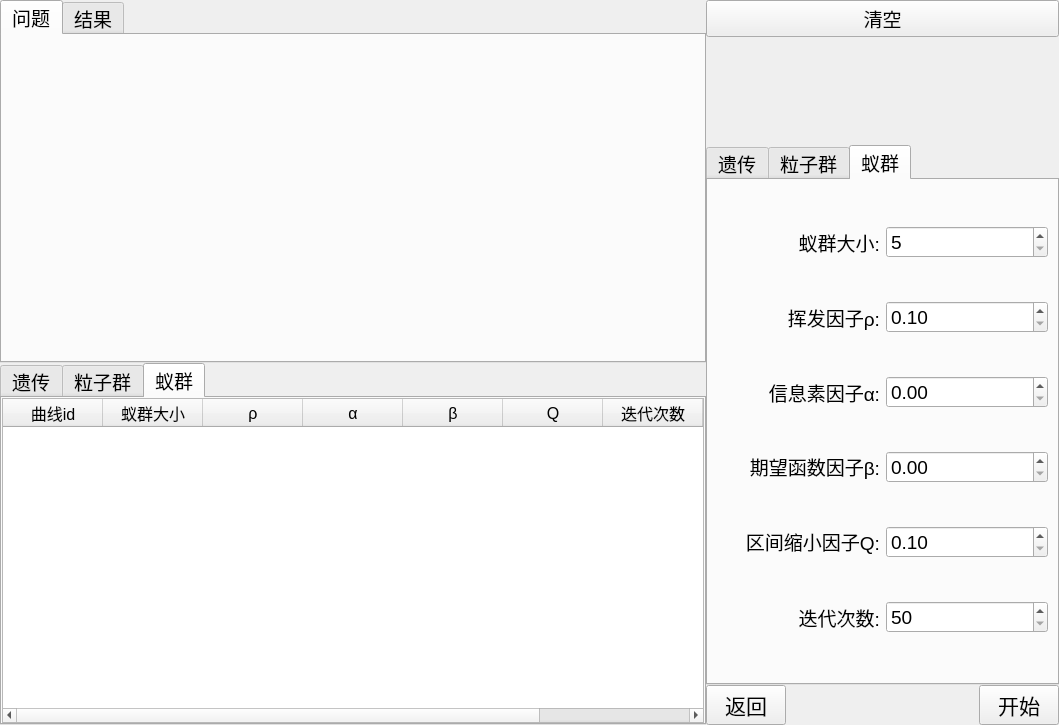
<?xml version="1.0" encoding="UTF-8"?>
<ui version="4.0">
 <class>Func_Comp</class>
 <widget class="QWidget" name="Func_Comp">
  <property name="geometry">
   <rect>
    <x>0</x>
    <y>0</y>
    <width>1059</width>
    <height>725</height>
   </rect>
  </property>
  <property name="windowTitle">
   <string>Form</string>
  </property>
  <layout class="QHBoxLayout" name="horizontalLayout_4" stretch="2,1">
   <property name="spacing">
    <number>0</number>
   </property>
   <property name="leftMargin">
    <number>0</number>
   </property>
   <property name="topMargin">
    <number>0</number>
   </property>
   <property name="rightMargin">
    <number>0</number>
   </property>
   <property name="bottomMargin">
    <number>0</number>
   </property>
   <item>
    <layout class="QVBoxLayout" name="verticalLayout_9" stretch="1,1">
     <property name="spacing">
      <number>0</number>
     </property>
     <item>
      <widget class="QWidget" name="PlotWidget" native="true">
       <layout class="QVBoxLayout" name="verticalLayout_8">
        <property name="spacing">
         <number>0</number>
        </property>
        <property name="leftMargin">
         <number>0</number>
        </property>
        <property name="topMargin">
         <number>0</number>
        </property>
        <property name="rightMargin">
         <number>0</number>
        </property>
        <property name="bottomMargin">
         <number>0</number>
        </property>
        <item>
         <widget class="QTabWidget" name="PlotTabWidget">
          <property name="font">
           <font>
            <pointsize>14</pointsize>
           </font>
          </property>
          <property name="currentIndex">
           <number>0</number>
          </property>
          <widget class="QWidget" name="proPlotWidget">
           <property name="font">
            <font>
             <pointsize>12</pointsize>
            </font>
           </property>
           <attribute name="title">
            <string>问题</string>
           </attribute>
           <layout class="QHBoxLayout" name="horizontalLayout">
            <property name="spacing">
             <number>0</number>
            </property>
            <property name="leftMargin">
             <number>0</number>
            </property>
            <property name="topMargin">
             <number>0</number>
            </property>
            <property name="rightMargin">
             <number>0</number>
            </property>
            <property name="bottomMargin">
             <number>0</number>
            </property>
            <item>
             <widget class="QCustomPlot" name="proPlot" native="true"/>
            </item>
           </layout>
          </widget>
          <widget class="QWidget" name="resPlotWidget">
           <attribute name="title">
            <string>结果</string>
           </attribute>
           <layout class="QVBoxLayout" name="verticalLayout">
            <property name="spacing">
             <number>0</number>
            </property>
            <property name="leftMargin">
             <number>0</number>
            </property>
            <property name="topMargin">
             <number>0</number>
            </property>
            <property name="rightMargin">
             <number>0</number>
            </property>
            <property name="bottomMargin">
             <number>0</number>
            </property>
            <item>
             <widget class="QCustomPlot" name="resPlot" native="true"/>
            </item>
           </layout>
          </widget>
         </widget>
        </item>
       </layout>
      </widget>
     </item>
     <item>
      <widget class="QWidget" name="ResWidget" native="true">
       <property name="font">
        <font>
         <pointsize>9</pointsize>
        </font>
       </property>
       <layout class="QVBoxLayout" name="verticalLayout_6">
        <property name="spacing">
         <number>0</number>
        </property>
        <property name="leftMargin">
         <number>0</number>
        </property>
        <property name="topMargin">
         <number>0</number>
        </property>
        <property name="rightMargin">
         <number>0</number>
        </property>
        <property name="bottomMargin">
         <number>0</number>
        </property>
        <item>
         <widget class="QTabWidget" name="ResTabWidget">
          <property name="font">
           <font>
            <pointsize>14</pointsize>
           </font>
          </property>
          <property name="currentIndex">
           <number>2</number>
          </property>
          <widget class="QWidget" name="GA_Res">
           <property name="font">
            <font>
             <pointsize>12</pointsize>
            </font>
           </property>
           <attribute name="title">
            <string>遗传</string>
           </attribute>
           <layout class="QVBoxLayout" name="verticalLayout_3">
            <property name="spacing">
             <number>0</number>
            </property>
            <property name="leftMargin">
             <number>0</number>
            </property>
            <property name="topMargin">
             <number>0</number>
            </property>
            <property name="rightMargin">
             <number>0</number>
            </property>
            <property name="bottomMargin">
             <number>0</number>
            </property>
            <item>
             <widget class="QTableWidget" name="GAResTable">
              <column>
               <property name="text">
                <string>曲线id</string>
               </property>
              </column>
              <column>
               <property name="text">
                <string>种群大小</string>
               </property>
              </column>
              <column>
               <property name="text">
                <string>交叉概率</string>
               </property>
              </column>
              <column>
               <property name="text">
                <string>变异概率</string>
               </property>
              </column>
              <column>
               <property name="text">
                <string>迭代次数</string>
               </property>
              </column>
              <column>
               <property name="text">
                <string>最优值</string>
               </property>
              </column>
              <column>
               <property name="text">
                <string>是否显示</string>
               </property>
              </column>
             </widget>
            </item>
           </layout>
          </widget>
          <widget class="QWidget" name="PSO_Res">
           <property name="font">
            <font>
             <pointsize>12</pointsize>
            </font>
           </property>
           <attribute name="title">
            <string>粒子群</string>
           </attribute>
           <layout class="QVBoxLayout" name="verticalLayout_4">
            <property name="spacing">
             <number>0</number>
            </property>
            <property name="leftMargin">
             <number>0</number>
            </property>
            <property name="topMargin">
             <number>0</number>
            </property>
            <property name="rightMargin">
             <number>0</number>
            </property>
            <property name="bottomMargin">
             <number>0</number>
            </property>
            <item>
             <widget class="QTableWidget" name="PSOResTable">
              <property name="font">
               <font>
                <pointsize>12</pointsize>
               </font>
              </property>
              <column>
               <property name="text">
                <string>曲线id</string>
               </property>
              </column>
              <column>
               <property name="text">
                <string>种群大小</string>
               </property>
              </column>
              <column>
               <property name="text">
                <string>C1</string>
               </property>
              </column>
              <column>
               <property name="text">
                <string>C2</string>
               </property>
              </column>
              <column>
               <property name="text">
                <string>Vmax</string>
               </property>
              </column>
              <column>
               <property name="text">
                <string>W0</string>
               </property>
              </column>
              <column>
               <property name="text">
                <string>Wmin</string>
               </property>
              </column>
              <column>
               <property name="text">
                <string>迭代次数</string>
               </property>
              </column>
              <column>
               <property name="text">
                <string>最优值</string>
               </property>
              </column>
              <column>
               <property name="text">
                <string>是否显示</string>
               </property>
              </column>
             </widget>
            </item>
           </layout>
          </widget>
          <widget class="QWidget" name="ACO_Res">
           <property name="font">
            <font>
             <pointsize>12</pointsize>
            </font>
           </property>
           <attribute name="title">
            <string>蚁群</string>
           </attribute>
           <layout class="QVBoxLayout" name="verticalLayout_5">
            <property name="spacing">
             <number>0</number>
            </property>
            <property name="leftMargin">
             <number>0</number>
            </property>
            <property name="topMargin">
             <number>0</number>
            </property>
            <property name="rightMargin">
             <number>0</number>
            </property>
            <property name="bottomMargin">
             <number>0</number>
            </property>
            <item>
             <widget class="QTableWidget" name="ACOResTable">
              <property name="font">
               <font>
                <pointsize>12</pointsize>
               </font>
              </property>
              <column>
               <property name="text">
                <string>曲线id</string>
               </property>
              </column>
              <column>
               <property name="text">
                <string>蚁群大小</string>
               </property>
              </column>
              <column>
               <property name="text">
                <string>ρ</string>
               </property>
              </column>
              <column>
               <property name="text">
                <string>α</string>
               </property>
              </column>
              <column>
               <property name="text">
                <string>β</string>
               </property>
              </column>
              <column>
               <property name="text">
                <string>Q</string>
               </property>
              </column>
              <column>
               <property name="text">
                <string>迭代次数</string>
               </property>
              </column>
              <column>
               <property name="text">
                <string>最优值</string>
               </property>
              </column>
              <column>
               <property name="text">
                <string>是否显示</string>
               </property>
              </column>
             </widget>
            </item>
           </layout>
          </widget>
         </widget>
        </item>
       </layout>
      </widget>
     </item>
    </layout>
   </item>
   <item>
    <layout class="QVBoxLayout" name="verticalLayout_2" stretch="1,20,100,1">
     <property name="spacing">
      <number>0</number>
     </property>
     <item>
      <layout class="QHBoxLayout" name="horizontalLayout_3">
       <item>
        <widget class="QPushButton" name="clearResBtn">
         <property name="font">
          <font>
           <pointsize>14</pointsize>
          </font>
         </property>
         <property name="text">
          <string>清空</string>
         </property>
        </widget>
       </item>
      </layout>
     </item>
     <item>
      <widget class="QLabel" name="ShowIterNumsLabel">
       <property name="font">
        <font>
         <pointsize>16</pointsize>
        </font>
       </property>
       <property name="text">
        <string/>
       </property>
       <property name="alignment">
        <set>Qt::AlignCenter</set>
       </property>
      </widget>
     </item>
     <item>
      <widget class="QWidget" name="ParaWidget" native="true">
       <layout class="QVBoxLayout" name="verticalLayout_7">
        <property name="spacing">
         <number>0</number>
        </property>
        <property name="leftMargin">
         <number>0</number>
        </property>
        <property name="topMargin">
         <number>0</number>
        </property>
        <property name="rightMargin">
         <number>0</number>
        </property>
        <property name="bottomMargin">
         <number>0</number>
        </property>
        <item>
         <widget class="QTabWidget" name="ParaTabWidget">
          <property name="font">
           <font>
            <pointsize>14</pointsize>
           </font>
          </property>
          <property name="currentIndex">
           <number>2</number>
          </property>
          <widget class="QWidget" name="GA_Para">
           <property name="font">
            <font>
             <pointsize>16</pointsize>
            </font>
           </property>
           <attribute name="title">
            <string>遗传</string>
           </attribute>
           <layout class="QGridLayout" name="gridLayout">
            <item row="0" column="0">
             <widget class="QLabel" name="label">
              <property name="text">
               <string>种群大小:</string>
              </property>
              <property name="alignment">
               <set>Qt::AlignRight|Qt::AlignTrailing|Qt::AlignVCenter</set>
              </property>
             </widget>
            </item>
            <item row="1" column="1">
             <widget class="QDoubleSpinBox" name="cross_Spin">
              <property name="focusPolicy">
               <enum>Qt::NoFocus</enum>
              </property>
              <property name="keyboardTracking">
               <bool>true</bool>
              </property>
              <property name="minimum">
               <double>0.000000000000000</double>
              </property>
              <property name="maximum">
               <double>0.900000000000000</double>
              </property>
              <property name="singleStep">
               <double>0.050000000000000</double>
              </property>
             </widget>
            </item>
            <item row="0" column="1">
             <widget class="QSpinBox" name="GApopu_Spin">
              <property name="focusPolicy">
               <enum>Qt::NoFocus</enum>
              </property>
              <property name="readOnly">
               <bool>false</bool>
              </property>
              <property name="keyboardTracking">
               <bool>false</bool>
              </property>
              <property name="minimum">
               <number>5</number>
              </property>
              <property name="maximum">
               <number>100</number>
              </property>
              <property name="singleStep">
               <number>5</number>
              </property>
             </widget>
            </item>
            <item row="2" column="1">
             <widget class="QDoubleSpinBox" name="var_Spin">
              <property name="focusPolicy">
               <enum>Qt::NoFocus</enum>
              </property>
              <property name="keyboardTracking">
               <bool>true</bool>
              </property>
              <property name="minimum">
               <double>0.000000000000000</double>
              </property>
              <property name="maximum">
               <double>0.100000000000000</double>
              </property>
              <property name="singleStep">
               <double>0.010000000000000</double>
              </property>
             </widget>
            </item>
            <item row="3" column="0">
             <widget class="QLabel" name="label_4">
              <property name="text">
               <string>迭代次数:</string>
              </property>
              <property name="alignment">
               <set>Qt::AlignRight|Qt::AlignTrailing|Qt::AlignVCenter</set>
              </property>
             </widget>
            </item>
            <item row="2" column="0">
             <widget class="QLabel" name="label_3">
              <property name="text">
               <string>变异概率:</string>
              </property>
              <property name="alignment">
               <set>Qt::AlignRight|Qt::AlignTrailing|Qt::AlignVCenter</set>
              </property>
             </widget>
            </item>
            <item row="3" column="1">
             <widget class="QSpinBox" name="GAiterNums_Spin">
              <property name="focusPolicy">
               <enum>Qt::NoFocus</enum>
              </property>
              <property name="keyboardTracking">
               <bool>true</bool>
              </property>
              <property name="minimum">
               <number>50</number>
              </property>
              <property name="maximum">
               <number>400</number>
              </property>
              <property name="singleStep">
               <number>10</number>
              </property>
             </widget>
            </item>
            <item row="1" column="0">
             <widget class="QLabel" name="label_2">
              <property name="text">
               <string>交叉慨率:</string>
              </property>
              <property name="alignment">
               <set>Qt::AlignRight|Qt::AlignTrailing|Qt::AlignVCenter</set>
              </property>
             </widget>
            </item>
           </layout>
          </widget>
          <widget class="QWidget" name="PSO_Para">
           <property name="font">
            <font>
             <pointsize>14</pointsize>
            </font>
           </property>
           <attribute name="title">
            <string>粒子群</string>
           </attribute>
           <layout class="QGridLayout" name="gridLayout_2">
            <item row="0" column="0">
             <widget class="QLabel" name="label_6">
              <property name="text">
               <string>种群大小:</string>
              </property>
              <property name="alignment">
               <set>Qt::AlignRight|Qt::AlignTrailing|Qt::AlignVCenter</set>
              </property>
             </widget>
            </item>
            <item row="0" column="1">
             <widget class="QSpinBox" name="PSOpopu_Spin">
              <property name="focusPolicy">
               <enum>Qt::NoFocus</enum>
              </property>
              <property name="minimum">
               <number>5</number>
              </property>
              <property name="singleStep">
               <number>5</number>
              </property>
             </widget>
            </item>
            <item row="1" column="0">
             <widget class="QLabel" name="label_7">
              <property name="text">
               <string>学习因子C1:</string>
              </property>
              <property name="alignment">
               <set>Qt::AlignRight|Qt::AlignTrailing|Qt::AlignVCenter</set>
              </property>
             </widget>
            </item>
            <item row="1" column="1">
             <widget class="QDoubleSpinBox" name="C1_Spin">
              <property name="focusPolicy">
               <enum>Qt::NoFocus</enum>
              </property>
              <property name="minimum">
               <double>0.000000000000000</double>
              </property>
              <property name="maximum">
               <double>4.000000000000000</double>
              </property>
              <property name="singleStep">
               <double>0.050000000000000</double>
              </property>
             </widget>
            </item>
            <item row="2" column="0">
             <widget class="QLabel" name="label_11">
              <property name="text">
               <string>学习因子C2:</string>
              </property>
              <property name="alignment">
               <set>Qt::AlignRight|Qt::AlignTrailing|Qt::AlignVCenter</set>
              </property>
             </widget>
            </item>
            <item row="2" column="1">
             <widget class="QDoubleSpinBox" name="C2_Spin">
              <property name="focusPolicy">
               <enum>Qt::NoFocus</enum>
              </property>
              <property name="minimum">
               <double>0.000000000000000</double>
              </property>
              <property name="maximum">
               <double>4.000000000000000</double>
              </property>
              <property name="singleStep">
               <double>0.050000000000000</double>
              </property>
             </widget>
            </item>
            <item row="3" column="0">
             <widget class="QLabel" name="label_8">
              <property name="text">
               <string>&lt;html&gt;&lt;head/&gt;&lt;body&gt;&lt;p&gt;|V&lt;span style=&quot; vertical-align:sub;&quot;&gt;max&lt;/span&gt;|:&lt;/p&gt;&lt;/body&gt;&lt;/html&gt;</string>
              </property>
              <property name="alignment">
               <set>Qt::AlignRight|Qt::AlignTrailing|Qt::AlignVCenter</set>
              </property>
             </widget>
            </item>
            <item row="3" column="1">
             <widget class="QDoubleSpinBox" name="vmax_Spin">
              <property name="focusPolicy">
               <enum>Qt::NoFocus</enum>
              </property>
              <property name="decimals">
               <number>3</number>
              </property>
              <property name="minimum">
               <double>0.005000000000000</double>
              </property>
              <property name="maximum">
               <double>0.500000000000000</double>
              </property>
              <property name="singleStep">
               <double>0.005000000000000</double>
              </property>
             </widget>
            </item>
            <item row="4" column="0">
             <widget class="QLabel" name="label_9">
              <property name="text">
               <string>&lt;html&gt;&lt;head/&gt;&lt;body&gt;&lt;p&gt;W&lt;span style=&quot; vertical-align:sub;&quot;&gt;0&lt;/span&gt;:&lt;/p&gt;&lt;/body&gt;&lt;/html&gt;</string>
              </property>
              <property name="alignment">
               <set>Qt::AlignRight|Qt::AlignTrailing|Qt::AlignVCenter</set>
              </property>
             </widget>
            </item>
            <item row="4" column="1">
             <widget class="QDoubleSpinBox" name="winit_Spin">
              <property name="focusPolicy">
               <enum>Qt::NoFocus</enum>
              </property>
              <property name="minimum">
               <double>0.600000000000000</double>
              </property>
              <property name="maximum">
               <double>1.000000000000000</double>
              </property>
              <property name="singleStep">
               <double>0.050000000000000</double>
              </property>
             </widget>
            </item>
            <item row="5" column="0">
             <widget class="QLabel" name="label_10">
              <property name="text">
               <string>&lt;html&gt;&lt;head/&gt;&lt;body&gt;&lt;p&gt;W&lt;span style=&quot; vertical-align:sub;&quot;&gt;min&lt;/span&gt;:&lt;/p&gt;&lt;/body&gt;&lt;/html&gt;</string>
              </property>
              <property name="alignment">
               <set>Qt::AlignRight|Qt::AlignTrailing|Qt::AlignVCenter</set>
              </property>
             </widget>
            </item>
            <item row="5" column="1">
             <widget class="QDoubleSpinBox" name="wmin_Spin">
              <property name="focusPolicy">
               <enum>Qt::NoFocus</enum>
              </property>
              <property name="minimum">
               <double>0.400000000000000</double>
              </property>
              <property name="maximum">
               <double>0.600000000000000</double>
              </property>
              <property name="singleStep">
               <double>0.050000000000000</double>
              </property>
             </widget>
            </item>
            <item row="6" column="0">
             <widget class="QLabel" name="label_5">
              <property name="text">
               <string>迭代次数:</string>
              </property>
              <property name="alignment">
               <set>Qt::AlignRight|Qt::AlignTrailing|Qt::AlignVCenter</set>
              </property>
             </widget>
            </item>
            <item row="6" column="1">
             <widget class="QSpinBox" name="PSOiterNums_Spin">
              <property name="focusPolicy">
               <enum>Qt::NoFocus</enum>
              </property>
              <property name="minimum">
               <number>50</number>
              </property>
              <property name="maximum">
               <number>400</number>
              </property>
              <property name="singleStep">
               <number>10</number>
              </property>
             </widget>
            </item>
           </layout>
          </widget>
          <widget class="QWidget" name="ACO_Para">
           <property name="font">
            <font>
             <pointsize>14</pointsize>
            </font>
           </property>
           <attribute name="title">
            <string>蚁群</string>
           </attribute>
           <layout class="QGridLayout" name="gridLayout_3">
            <item row="0" column="0">
             <widget class="QLabel" name="label_13">
              <property name="text">
               <string>蚁群大小:</string>
              </property>
              <property name="alignment">
               <set>Qt::AlignRight|Qt::AlignTrailing|Qt::AlignVCenter</set>
              </property>
             </widget>
            </item>
            <item row="0" column="1">
             <widget class="QSpinBox" name="ACOpopu_Spin">
              <property name="focusPolicy">
               <enum>Qt::NoFocus</enum>
              </property>
              <property name="minimum">
               <number>5</number>
              </property>
              <property name="maximum">
               <number>40</number>
              </property>
              <property name="singleStep">
               <number>5</number>
              </property>
             </widget>
            </item>
            <item row="1" column="0">
             <widget class="QLabel" name="label_12">
              <property name="text">
               <string>挥发因子ρ:</string>
              </property>
              <property name="alignment">
               <set>Qt::AlignRight|Qt::AlignTrailing|Qt::AlignVCenter</set>
              </property>
             </widget>
            </item>
            <item row="1" column="1">
             <widget class="QDoubleSpinBox" name="Rho_Spin">
              <property name="focusPolicy">
               <enum>Qt::NoFocus</enum>
              </property>
              <property name="minimum">
               <double>0.100000000000000</double>
              </property>
              <property name="maximum">
               <double>0.900000000000000</double>
              </property>
              <property name="singleStep">
               <double>0.050000000000000</double>
              </property>
             </widget>
            </item>
            <item row="2" column="0">
             <widget class="QLabel" name="label_16">
              <property name="text">
               <string>信息素因子α:</string>
              </property>
              <property name="alignment">
               <set>Qt::AlignRight|Qt::AlignTrailing|Qt::AlignVCenter</set>
              </property>
             </widget>
            </item>
            <item row="2" column="1">
             <widget class="QDoubleSpinBox" name="Alpha_Spin">
              <property name="focusPolicy">
               <enum>Qt::NoFocus</enum>
              </property>
              <property name="minimum">
               <double>0.000000000000000</double>
              </property>
              <property name="maximum">
               <double>10.000000000000000</double>
              </property>
              <property name="singleStep">
               <double>0.500000000000000</double>
              </property>
             </widget>
            </item>
            <item row="3" column="0">
             <widget class="QLabel" name="label_14">
              <property name="text">
               <string>&lt;html&gt;&lt;head/&gt;&lt;body&gt;&lt;p&gt;期望函数因子β:&lt;/p&gt;&lt;/body&gt;&lt;/html&gt;</string>
              </property>
              <property name="alignment">
               <set>Qt::AlignRight|Qt::AlignTrailing|Qt::AlignVCenter</set>
              </property>
             </widget>
            </item>
            <item row="3" column="1">
             <widget class="QDoubleSpinBox" name="Beta_Spin">
              <property name="focusPolicy">
               <enum>Qt::NoFocus</enum>
              </property>
              <property name="minimum">
               <double>0.000000000000000</double>
              </property>
              <property name="maximum">
               <double>10.000000000000000</double>
              </property>
              <property name="singleStep">
               <double>0.500000000000000</double>
              </property>
             </widget>
            </item>
            <item row="4" column="0">
             <widget class="QLabel" name="label_17">
              <property name="text">
               <string>&lt;html&gt;&lt;head/&gt;&lt;body&gt;&lt;p&gt;区间缩小因子Q:&lt;/p&gt;&lt;/body&gt;&lt;/html&gt;</string>
              </property>
              <property name="alignment">
               <set>Qt::AlignRight|Qt::AlignTrailing|Qt::AlignVCenter</set>
              </property>
             </widget>
            </item>
            <item row="4" column="1">
             <widget class="QDoubleSpinBox" name="Q_Spin">
              <property name="focusPolicy">
               <enum>Qt::NoFocus</enum>
              </property>
              <property name="minimum">
               <double>0.100000000000000</double>
              </property>
              <property name="maximum">
               <double>0.900000000000000</double>
              </property>
              <property name="singleStep">
               <double>0.050000000000000</double>
              </property>
             </widget>
            </item>
            <item row="5" column="0">
             <widget class="QLabel" name="label_15">
              <property name="text">
               <string>迭代次数:</string>
              </property>
              <property name="alignment">
               <set>Qt::AlignRight|Qt::AlignTrailing|Qt::AlignVCenter</set>
              </property>
             </widget>
            </item>
            <item row="5" column="1">
             <widget class="QSpinBox" name="ACO_iterNums_Spin">
              <property name="focusPolicy">
               <enum>Qt::NoFocus</enum>
              </property>
              <property name="minimum">
               <number>50</number>
              </property>
              <property name="maximum">
               <number>400</number>
              </property>
              <property name="singleStep">
               <number>10</number>
              </property>
             </widget>
            </item>
           </layout>
          </widget>
         </widget>
        </item>
       </layout>
      </widget>
     </item>
     <item>
      <layout class="QHBoxLayout" name="horizontalLayout_2">
       <item>
        <widget class="QPushButton" name="returnBtn">
         <property name="font">
          <font>
           <pointsize>16</pointsize>
          </font>
         </property>
         <property name="text">
          <string>返回</string>
         </property>
        </widget>
       </item>
       <item>
        <spacer name="horizontalSpacer">
         <property name="orientation">
          <enum>Qt::Horizontal</enum>
         </property>
         <property name="sizeHint" stdset="0">
          <size>
           <width>40</width>
           <height>20</height>
          </size>
         </property>
        </spacer>
       </item>
       <item>
        <widget class="QPushButton" name="startDemoBtn">
         <property name="font">
          <font>
           <pointsize>16</pointsize>
          </font>
         </property>
         <property name="text">
          <string>开始</string>
         </property>
        </widget>
       </item>
      </layout>
     </item>
    </layout>
   </item>
  </layout>
 </widget>
 <customwidgets>
  <customwidget>
   <class>QCustomPlot</class>
   <extends>QWidget</extends>
   <header>qcustomplot.h</header>
   <container>1</container>
  </customwidget>
 </customwidgets>
 <resources/>
 <connections/>
</ui>
